Frame 1 (no input): blank canvas, image omitted
Frame 60 (no input): blank canvas, image omitted
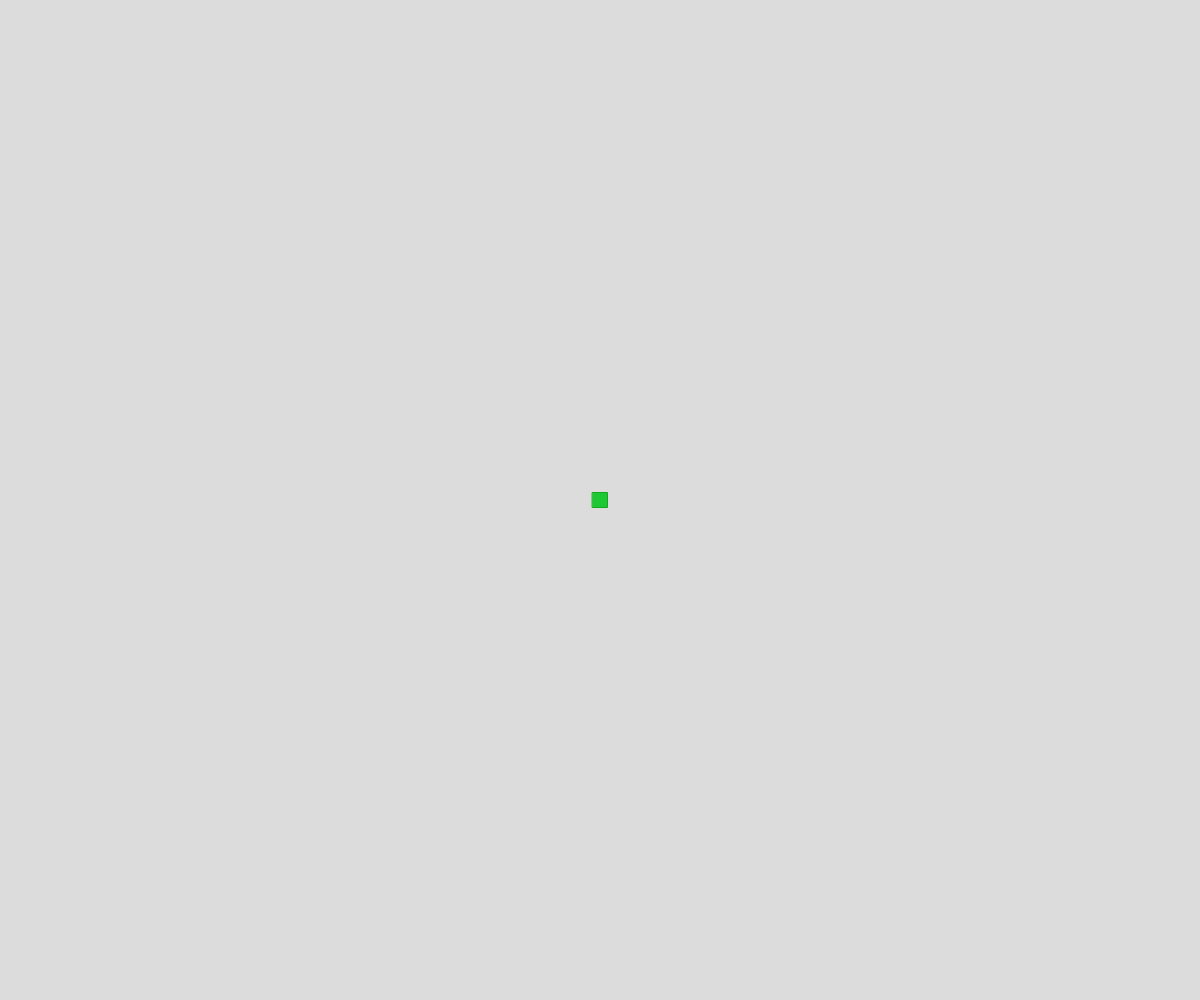
Frame 120 (the mouse pressed at the canvas centre since frame 60)

The p5.js sketch whose frames 1 and 60 were blank and that drew this single picture after the mouse press (run headless with seeded random() and noise() and a simulated clock; from frame 60 on, the mouse is pressed at the canvas centre):

// p5.js sketch
// ── sketch.js
// Project Title
// Your Name
// Date
//
// Extra for Experts:
// - describe what you did to take this project "above and beyond"

let physicsObjects = [];
let shapeState = "rect";

let launchModifierState = "y";
let launchYSpeed = -10;
let launchXSpeed = 0;

function setup() {
  document.addEventListener("contextmenu", event => event.preventDefault())
  createCanvas(windowWidth, windowHeight);
  rectMode(CENTER);
}

function draw() {
  background(220);

  // Draws a cursor of the shape selected.
  fill(30,200,50);
  stroke(20,170,30);
  if(shapeState === "rect") {
    rect(mouseX,mouseY,15);
  } else if(shapeState === "circle") {
    circle(mouseX,mouseY,15);
  } else if(shapeState === "triangle") {
    // Yeah maybe I'll get around to this haha...
  }

  launchArrow(mouseX,mouseY);
  
  // Loop through the objects array.
  for(i = 0; i < physicsObjects.length; i++) {
    s = physicsObjects[i];

    s.display();

    // If object is picked up, move it with cursor, else use gravity.
    if(s.isPickedUp()) {
      s.move();
    } else {
      s.gravity();
    }
  }
}

function launchArrow(x,y) {
  let xOffset = x+launchXSpeed; let yOffset = y+launchYSpeed;
  fill(0);
  stroke(0);
  if(yOffset > y+10 || yOffset < y-10) {
    if(yOffset < y) {
      line(x,y,xOffset,yOffset);
      triangle(xOffset,yOffset,xOffset-5,yOffset+10,xOffset+5,yOffset+10);
    } else {
      line(x,y,xOffset,yOffset);
      triangle(xOffset,yOffset,xOffset-5,yOffset-10,xOffset+5,yOffset-10);
    }
  }
}


function keyPressed() {

  // Loops through possible shape selections with press of SHIFT.
  if(keyCode === 16) { // 16 = SHIFT.
    if(shapeState === "rect") {
      shapeState = "circle";
    } else if(shapeState === "circle") {
      shapeState = "rect";
    }
  }


  if(keyCode === 17) {
    if(launchModifierState === "y") {
      launchModifierState = "x";
    } else if(launchModifierState === "x") {
      launchModifierState = "y";
    }
  }

}

function mousePressed() {

  // Spawns new PhysicsObject of shape selected.
  if(mouseButton===CENTER) {
    let c = color(random(255),random(255),random(255));
    physicsObjects.push(new PhysicsObject(mouseX,mouseY,50,c,shapeState,launchXSpeed,launchYSpeed));
  }

  // Loops through objects array
  for(i = 0; i < physicsObjects.length; i++) {
    let s = physicsObjects[i];
    if(mouseButton===LEFT) {
      s.mousePressed(); // Calls classes mousePressed method if left click is pressed.
    } else if(mouseButton === RIGHT&&s.isInBounds()) {
      physicsObjects.splice(i,1); // Deletes object if it is right clicked on.
      i--;
    }
  }
}

function mouseReleased() {
  for(s of physicsObjects) {
    s.mouseReleased(); // Calls classes mouseReleased method when any mouse click is released.
  }
}

function mouseWheel() {

  let mWheel = (event.delta/75);

  if(launchModifierState === "y") {
    launchYSpeed += mWheel;
  } else if(launchModifierState === "x") {
    launchXSpeed += mWheel;
  }

  console.log(launchYSpeed,launchXSpeed);
}

class PhysicsObject {

  constructor(x,y,size,colour,shape, xSpeed, ySpeed) {
    // Position.
    this.x = x; this.y = y; this.offX = 0; this.offY = 0;
    
    // States and Properties.
    this.pickedUp = false; this.size = size; this.colour = colour; this.shape = shape;

    // Motion.
    this.xSpeed = xSpeed; // Speed in the y direction. (Pixels per Frame ==> px/F)
    this.ySpeed = ySpeed; // Speed in the y direction. (Pixels per Frame ==> px/F)
    this.yAccel = 1.5; // Acceleration in the y direction (px/F²).
    this.bounce = 0.25; // Amount of energy retained on collision (1 = 100%).
  }

  display() {

    noStroke();
    fill(this.colour);

    if(this.shape==="rect") {
      rect(this.x,this.y,this.size);
    } else if (this.shape === "circle") {
      circle(this.x,this.y,this.size);
    }
  }

  move() {
    if(this.pickedUp) {
      this.x = this.offX + mouseX; this.y = this.offY + mouseY;
    }
  }

  gravity() {
    if(this.y+(this.size/2)+this.ySpeed < height) { // If object is above bottom of screen
      this.y += this.ySpeed;
      this.ySpeed += this.yAccel;
    } else {

      // Resets y position and lowers speed to prevent oscillations.
      if(this.ySpeed < (this.yAccel*5) && this.ySpeed > (-this.yAccel*5)) {
        this.ySpeed -= (this.yAccel);
        this.y = height-(this.size/2);
      }

      // Inverts speed and applies bounce modifier to simulate a loss of energy.
      this.ySpeed *= -this.bounce;
    }
  }

  mousePressed() {
    let radius = this.size/2;
    if((mouseX<this.x+radius)&&(mouseX>this.x-radius)&&(mouseY<this.y+radius)&&(mouseY>this.y-radius)) {
      this.offX = this.x-mouseX; this.offY = this.y-mouseY;
      this.pickedUp = true;
    }
  }

  mouseReleased() {
    if(this.pickedUp) {
      this.pickedUp = false;
    }
  }

  isPickedUp() {
    if(this.pickedUp){
      return true;
    }
  }

  isInBounds() {
    let radius = this.size/2;
    if((mouseX<this.x+radius)&&(mouseX>this.x-radius)&&(mouseY<this.y+radius)&&(mouseY>this.y-radius)) {
      return true;
    }
  }
}
